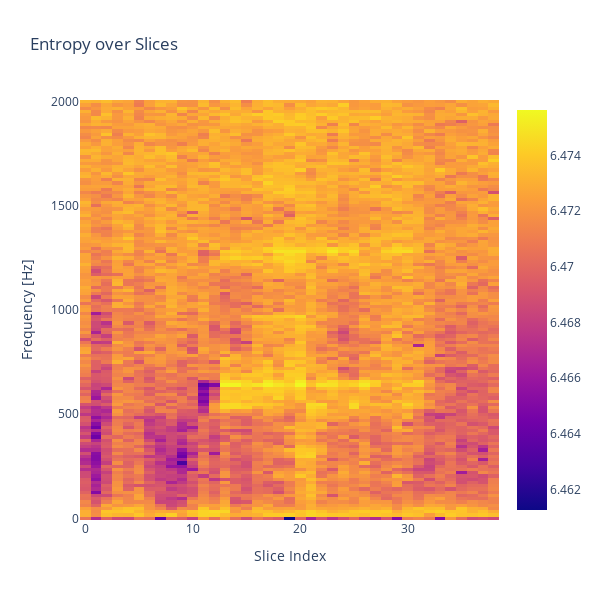

Write notebook code for a chart like this one.
### Code cell
_f, _t, _Sxx = ut.get_spectrogram(slices[0], fs, nperseg=8192, noverlap=0.2, crop_freq=2000)
entropy = np.zeros((slices.shape[0], len(_f)))

for i, s in enumerate(slices):
    f, t, Sxx = ut.get_spectrogram(s, fs, nperseg=8192, noverlap=0.2, crop_freq=2000)
    entropy[i, :] = get_entropies(Sxx)

# plot entropy over slices
fig = go.Figure(go.Heatmap(z=entropy.T, x=np.arange(slices.shape[0]), y=f))
fig.update_layout(title="Entropy over Slices", xaxis_title="Slice Index", yaxis_title="Frequency [Hz]", height=600, width=600)
fig.show()

### Figure 1 — Plotly figure (JSON) as saved in the notebook; plotly's stock layout.template omitted (floating-point values rounded to 4 significant figures; data arrays with more than 128 entries replaced by an {"elided": "..."} marker saying what was removed)
{"data": [{"type": "heatmap", "x": [0, 1, 2, 3, 4, 5, 6, 7, 8, 9, 10, 11, 12, 13, 14, 15, 16, 17, 18, 19, 20, 21, 22, 23, 24, 25, 26, 27, 28, 29, 30, 31, 32, 33, 34, 35, 36, 37, 38], "y": {"elided": "129 float values"}, "z": {"elided": "129x39 float values"}}], "layout": {"height": 600, "title": {"text": "Entropy over Slices"}, "width": 600, "xaxis": {"title": {"text": "Slice Index"}}, "yaxis": {"title": {"text": "Frequency [Hz]"}}}}
